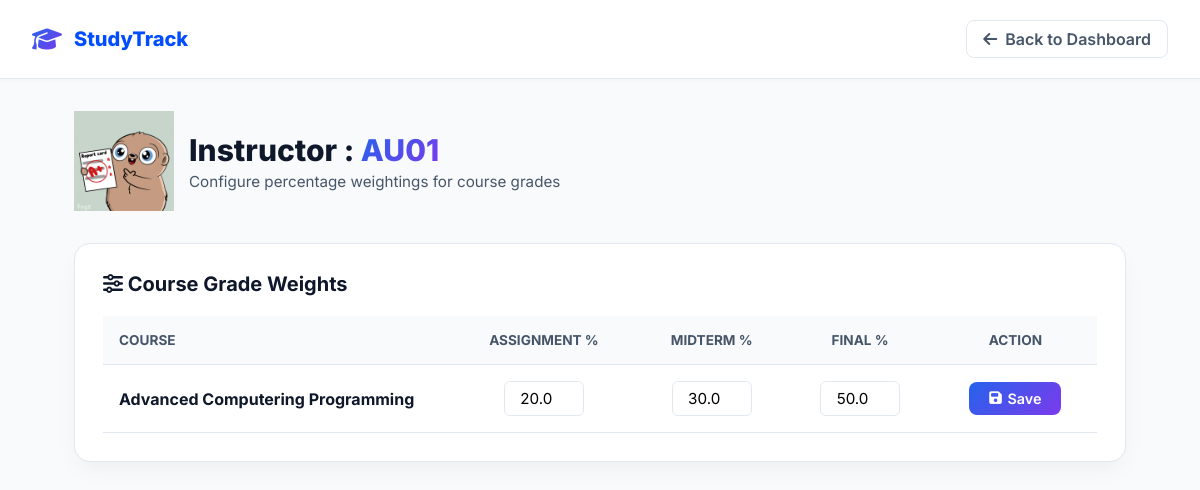
Page /grading_scheme/AU01 (signed in) on the committed database.
### tables this page shows
CREATE TABLE courses(
        course_id TEXT PRIMARY KEY,
        course_name TEXT,
        credits INTEGER,
        semester TEXT,
        sessions INTEGER
    );

### admin.py (the view, shortened to what this page needs)
@admin_bp.route(
"/grading_scheme/<instructor_id>",
methods=["GET","POST"]
)
@login_required
@admin_required
def edit_grade_scheme(instructor_id):
    conn = sqlite3.connect(DATABASE)
    conn.row_factory = sqlite3.Row
    cursor = conn.cursor()
    cursor.execute("""

    SELECT DISTINCT

        c.course_id,

        c.course_name,

        gs.assignment_weight,

        gs.midterm_weight,

        gs.final_weight

    FROM courses c

    JOIN enrollments e

        ON c.course_id=e.course_id

    LEFT JOIN grading_scheme gs

        ON

        gs.course_id=c.course_id

        AND

        gs.instructor_id=e.instructor_id

    WHERE

        e.instructor_id=?

    ORDER BY c.course_name

    """,(instructor_id,))
    courses = cursor.fetchall()
    conn.close()
    return render_template(
        "admin_page/grading_scheme.html",
        courses=courses,
        instructor_id=instructor_id
    )

### decorator.py (called while the page is built)
def login_required(f):
    @wraps(f)
    def wrapper(*args,**kwargs):
        if "username" not in session:
            return redirect(
                url_for("auth.login")
            )
        return f(*args,**kwargs)
    return wrapper

def admin_required(f):
    @wraps(f)
    def wrapper(*args, **kwargs):
        if session.get("role") != "admin":
            return redirect(url_for("auth.login"))
        return f(*args, **kwargs)
    return wrapper

### templates/admin_page/grading_scheme.html (shortened to what this page needs)
<!DOCTYPE html>
<html lang="en">
<head>
    <link rel="stylesheet" href="https://cdnjs.cloudflare.com/ajax/libs/font-awesome/6.4.0/css/all.min.css">
    <link rel="stylesheet" href="{{ url_for('static', filename='css/admin_page/grading_scheme.css') }}">
</head>
<body>
    <header class="navbar">
        <a href="/admin" class="nav-brand">
            <i class="fa-solid fa-graduation-cap logo-icon"></i>
            <span>StudyTrack</span>
        </a>
        <a href="/admin" class="back-btn">
            <i class="fa-solid fa-arrow-left"></i> Back to Dashboard
        </a>
    </header>
    <div class="container">
        <div class="page-header" style="display: flex; align-items: center; gap: 15px;">
            <img src="{{ url_for('static', filename='gif image/Great Job Success GIF by Fugz Official.gif') }}"
                alt="Ảnh động A+" width="100">
            <div>
                <h1 class="page-title">
                    Instructor : <span class="instructor-id-highlight">{{ instructor_id }}</span>
                </h1>
                <p class="page-subtitle">Configure percentage weightings for course grades</p>
            </div>
        </div>
        <div class="card-panel">
            <h2 class="panel-title"><i class="fa-solid fa-sliders"></i> Course Grade Weights</h2>
            <div class="table-responsive">
                <table>
                    <thead>
                        <tr>
                            <th style="width: 35%;">Course</th>
                            <th style="text-align: center;">Assignment %</th>
                            <th style="text-align: center;">Midterm %</th>
                            <th style="text-align: center;">Final %</th>
                            <th style="text-align: center;">Action</th>
                        </tr>
                    </thead>
                    <tbody>
                        {% for c in courses %}
                        <form method="POST">
                            <tr>
                                <td>
                                    <b>{{ c["course_name"] }}</b>
                                </td>
                                <td style="text-align: center;">
                                    <input type="number" name="assignment" value="{{ c['assignment_weight'] or 0 }}"
                                        min="0" max="100" class="input-score">
                                </td>
                                <td style="text-align: center;">
                                    <input type="number" name="midterm" value="{{ c['midterm_weight'] or 0 }}" min="0"
                                        max="100" class="input-score">
                                </td>
                                <td style="text-align: center;">
                                    <input type="number" name="final" value="{{ c['final_weight'] or 0 }}" min="0"
                                        max="100" class="input-score">
                                </td>
                                <td style="text-align: center;">
                                    <button type="submit" class="btn-save">
                                        <i class="fa-solid fa-floppy-disk"></i> Save
                                    </button>
                                </td>
                            </tr>
                        </form>
                        {% else %}
                        <tr>
                            <td colspan="5" class="empty-state">No courses found for this instructor.</td>
                        </tr>
                        {% endfor %}
                    </tbody>
                </table>
            </div>
        </div>
    </div>
</body>
</html>

### static/css/admin_page/grading_scheme.css (style rules this page uses)
:root { --bg-color: #f8fafc; --card-bg: #ffffff; --text-primary: #0f172a; --text-secondary: #475569; --accent-blue: #2563eb; --accent-purple: #7c3aed; --border-color: #e2e8f0; --shadow: 0 10px 25px -5px rgba(0, 0, 0, 0.05), 0 8px 10px -6px rgba(0, 0, 0, 0.01); }
* { box-sizing: border-box; margin: 0; padding: 0; font-family: 'Inter', sans-serif; }
body { background-color: var(--bg-color); color: var(--text-primary); min-height: 100vh; }
.navbar { display: flex; justify-content: space-between; align-items: center; padding: 20px 32px; background: var(--card-bg); border-bottom: 1px solid var(--border-color); box-shadow: 0 2px 4px rgba(0, 0, 0, 0.02); }
.nav-brand { display: flex; align-items: center; gap: 0.75rem; text-decoration: none; color: #004cff; font-weight: 800; font-size: 1.25rem; }
.logo-icon { font-size: 1.5rem; background: linear-gradient(135deg, var(--accent-blue), var(--accent-purple)); -webkit-background-clip: text; background-clip: text; -webkit-text-fill-color: transparent; }
.back-btn { display: flex; align-items: center; gap: 0.5rem; text-decoration: none; color: var(--text-secondary); font-weight: 600; padding: 0.5rem 1rem; border-radius: 0.5rem; border: 1px solid var(--border-color); transition: all 0.2s; }
.container { max-width: 1100px; margin: 2rem auto; padding: 0 1.5rem; }
.page-header { margin-bottom: 2rem; }
.page-title { font-size: 1.875rem; font-weight: 800; color: var(--text-primary); }
.instructor-id-highlight { background: linear-gradient(135deg, var(--accent-blue), var(--accent-purple)); -webkit-background-clip: text; background-clip: text; -webkit-text-fill-color: transparent; }
.page-subtitle { color: var(--text-secondary); font-size: 0.95rem; margin-top: 0.25rem; }
.card-panel { background: var(--card-bg); border: 1px solid var(--border-color); border-radius: 1rem; padding: 1.75rem; box-shadow: var(--shadow); margin-bottom: 2rem; }
.panel-title { font-size: 1.25rem; font-weight: 700; margin-bottom: 1.25rem; color: var(--text-primary); }
.table-responsive { overflow-x: auto; }
table { width: 100%; border-collapse: collapse; text-align: left; }
th, td { padding: 1rem; border-bottom: 1px solid var(--border-color); }
th { background-color: var(--bg-color); color: var(--text-secondary); font-weight: 700; font-size: 0.85rem; text-transform: uppercase; }
.input-score { width: 80px; padding: 0.45rem; border: 1px solid var(--border-color); border-radius: 0.375rem; text-align: center; font-size: 0.95rem; outline: none; transition: border-color 0.2s; }
.btn-save { padding: 0.5rem 1.25rem; background: linear-gradient(135deg, var(--accent-blue), var(--accent-purple)); color: white; border: none; border-radius: 0.5rem; font-weight: 600; font-size: 0.9rem; cursor: pointer; transition: opacity 0.2s; display: inline-flex; align-items: center; gap: 0.35rem; }

### rows in the picture
courses: course_name "Advanced Computering Programming", assignment "20.0", midterm "30.0", final "50.0"

### other values in the picture
{{ instructor_id }} "AU01"
